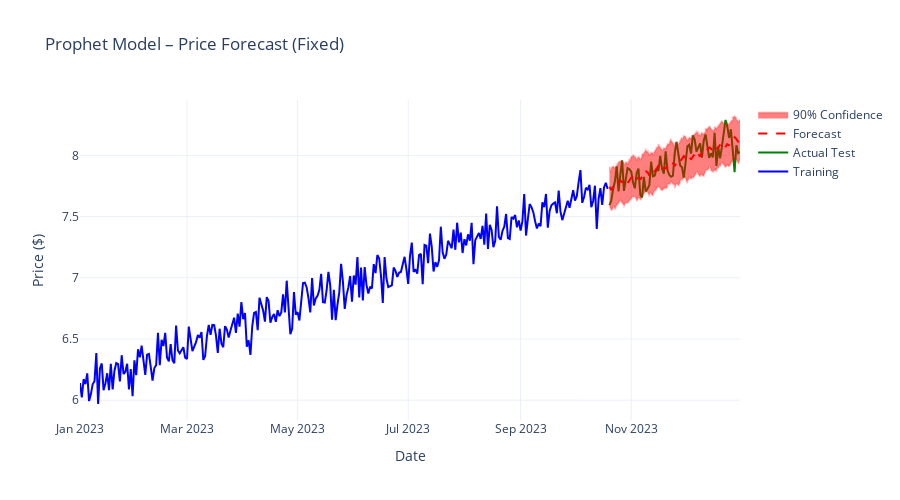

Write notebook code for a chart like this one.
### Code cell
print("\n" + "="*60)
print("🔮 MODEL 1: PROPHET FORECASTING")
print("="*60)

# =========================
# Prepare data for Prophet
# =========================
prophet_train = train_df[['date', 'price_mean']].copy()
prophet_train.columns = ['ds', 'y']

# 🔧 FIX 1: use LAGGED + SMOOTHED regressors (no extra features beyond this)
prophet_train['sentiment'] = train_df['sentiment_mean'].shift(1).rolling(3).mean()
prophet_train['search'] = train_df['search_interest'].shift(1).rolling(3).mean()

prophet_train = prophet_train.dropna()

# =========================
# Train Prophet (FIXED)
# =========================
prophet_model = Prophet(
    yearly_seasonality=False,            # 🔧 FIX 2
    weekly_seasonality=True,
    daily_seasonality=False,
    seasonality_mode='additive',          # 🔧 FIX 3
    changepoint_prior_scale=0.05,         # 🔧 FIX 4
    interval_width=0.9
)

prophet_model.add_regressor('sentiment', standardize=True)
prophet_model.add_regressor('search', standardize=True)

print("⏳ Training Prophet model...")
prophet_model.fit(prophet_train)
print("✅ Prophet trained!")

# =========================
# Predict on test set
# =========================
prophet_test = test_df[['date']].copy()
prophet_test.columns = ['ds']

prophet_test['sentiment'] = test_df['sentiment_mean'].shift(1).rolling(3).mean()
prophet_test['search'] = test_df['search_interest'].shift(1).rolling(3).mean()

prophet_test = prophet_test.dropna()

forecast = prophet_model.predict(prophet_test)

# =========================
# Metrics
# =========================
y_true = test_df.loc[prophet_test.index, 'price_mean'].values
y_pred_prophet = forecast['yhat'].values

prophet_mae = mean_absolute_error(y_true, y_pred_prophet)
prophet_rmse = np.sqrt(mean_squared_error(y_true, y_pred_prophet))
prophet_mape = np.mean(np.abs((y_true - y_pred_prophet) / y_true)) * 100
prophet_r2 = r2_score(y_true, y_pred_prophet)

print(f"\n📊 Prophet Performance:")
print(f"   MAE:  ${prophet_mae:.2f}")
print(f"   RMSE: ${prophet_rmse:.2f}")
print(f"   MAPE: {prophet_mape:.2f}%")
print(f"   R²:   {prophet_r2:.3f}")

# =========================
# Visualize
# =========================
fig = go.Figure()
fig.add_trace(go.Scatter(
    x=train_df['date'],
    y=train_df['price_mean'],
    name='Training',
    line=dict(color='blue')
))

fig.add_trace(go.Scatter(
    x=test_df['date'],
    y=test_df['price_mean'],
    name='Actual Test',
    line=dict(color='green')
))

fig.add_trace(go.Scatter(
    x=forecast['ds'],
    y=forecast['yhat'],
    name='Forecast',
    line=dict(color='red', dash='dash')
))

fig.add_trace(go.Scatter(
    x=forecast['ds'],
    y=forecast['yhat_upper'],
    mode='lines',
    line_color='rgba(255,0,0,0.2)',
    showlegend=False
))

fig.add_trace(go.Scatter(
    x=forecast['ds'],
    y=forecast['yhat_lower'],
    fill='tonexty',
    mode='lines',
    line_color='rgba(255,0,0,0.2)',
    name='90% Confidence'
))

fig.update_layout(
    title='Prophet Model – Price Forecast (Fixed)',
    xaxis_title='Date',
    yaxis_title='Price ($)',
    height=500,
    template='plotly_white'
)

fig.show()

### Figure 1 — Plotly figure (JSON) as saved in the notebook; plotly's stock layout.template omitted (floating-point values rounded to 4 significant figures; data arrays with more than 128 entries replaced by an {"elided": "..."} marker saying what was removed)
{"data": [{"line": {"color": "blue"}, "name": "Training", "type": "scatter", "x": {"elided": "1168 str values"}, "y": {"elided": "1168 float values"}}, {"line": {"color": "green"}, "name": "Actual Test", "type": "scatter", "x": {"elided": "292 str values"}, "y": {"elided": "292 float values"}}, {"line": {"color": "red", "dash": "dash"}, "name": "Forecast", "type": "scatter", "x": {"elided": "289 str values"}, "y": {"elided": "289 float values"}}, {"line": {"color": "rgba(255,0,0,0.2)"}, "mode": "lines", "showlegend": false, "type": "scatter", "x": {"elided": "289 str values"}, "y": {"elided": "289 float values"}}, {"fill": "tonexty", "line": {"color": "rgba(255,0,0,0.2)"}, "mode": "lines", "name": "90% Confidence", "type": "scatter", "x": {"elided": "289 str values"}, "y": {"elided": "289 float values"}}], "layout": {"height": 500, "title": {"text": "Prophet Model – Price Forecast (Fixed)"}, "xaxis": {"title": {"text": "Date"}}, "yaxis": {"title": {"text": "Price ($)"}}}}
